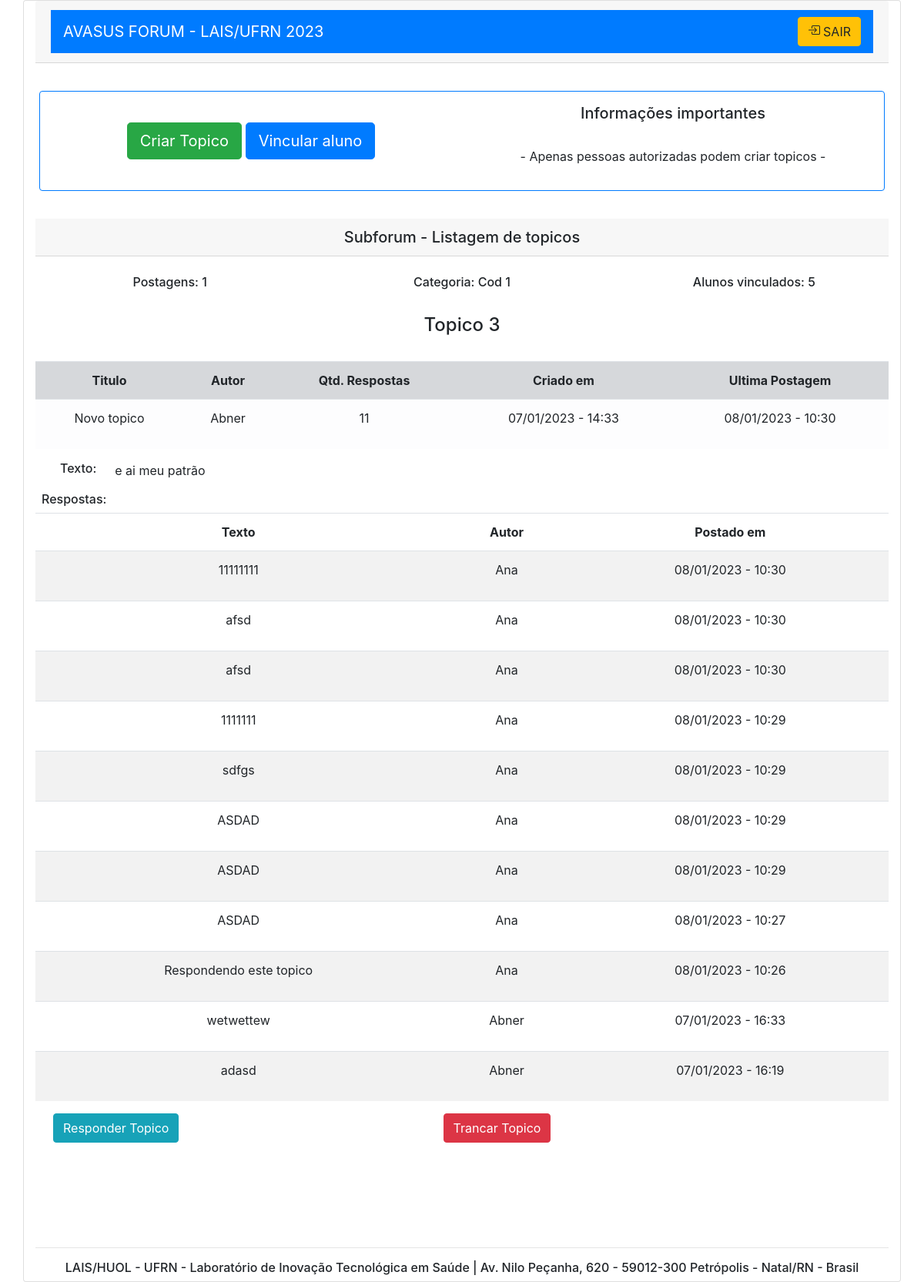
The app's page /4 (signed in) with its own data.
### forum/models.py (models this page shows, shortened)
class Categoria(models.Model):
    id = models.IntegerField(primary_key=True)
    nome = models.CharField(max_length=45, default=" ")

class Topico(models.Model):
    cod_topico = models.AutoField(primary_key=True)
    cod_subforum = models.ForeignKey(Subforum, on_delete=models.CASCADE)
    autor = models.ForeignKey(CustomUser, on_delete=models.CASCADE)
    nome_autor = models.CharField(max_length=50, default=' ')
    titulo = models.CharField(max_length=120, default=' ')
    descricao = models.CharField(max_length=512, default=' ')
    data_criacao = models.DateTimeField(default=timezone.now)
    ESTADO = (
        ("ATV", "Ativado"),
        ("TRC", "Trancado"),
    )
    estado = models.CharField(choices=ESTADO, max_length=4, default='ATV')

class Resposta(models.Model):
    cod_topico = models.ForeignKey(Topico, on_delete=models.CASCADE)
    autor = models.ForeignKey(CustomUser, on_delete=models.CASCADE)
    nome_autor = models.CharField(max_length=50, default=' ')
    nome_social = models.CharField(max_length=50, default=' ')
    texto = models.CharField(max_length=512, default=' ')
    data_criacao = models.DateTimeField(default=timezone.now)

### forum/views.py (the view, shortened to what this page needs)
# urls.py: re_path(r'^(?P<cod_subforum>\d+)', post_subforum, name='subforum' )
def post_subforum(request, cod_subforum):
    if request.user.is_authenticated == True:
        usuarios = CustomUser.objects.values_list('cpf','nome_social')
        topicos = Topico.objects.filter(cod_subforum=cod_subforum).values_list('cod_topico', 'nome_autor', 'titulo', 'descricao', 'data_criacao', 'estado').order_by('-data_criacao')
        cod_categoria = Subforum.objects.filter(cod_subforum=cod_subforum).values_list('cat_subforum')
        categoria = Categoria.objects.filter(id=cod_categoria[0][0]).values_list('nome')
        total_postagens = len(topicos)
        respostas = Resposta.objects.values_list('cod_topico', 'autor', 'nome_autor', 'texto', 'data_criacao').order_by('-data_criacao')
        qtd_respostas = Resposta.objects.values_list('cod_topico').annotate(dcount=Count('cod_topico'))
        ultima_postagem = Resposta.objects.values_list('cod_topico').annotate(dcount=Max('data_criacao'))
        alunos_vinculados = VinculoSubforum.objects.values_list('aluno', 'cod_subforum').annotate(dcount=Count('cod_subforum')).order_by('cod_subforum')
        alunos_vinc_subforum = 0
        if len(alunos_vinculados)>0:
            for i in range(len(alunos_vinculados)):
                if cod_subforum == str(alunos_vinculados[i][1]):
                    alunos_vinc_subforum = alunos_vinc_subforum+1
        context = {
            'cod_subforum': cod_subforum,
            'alunos_vinc_subforum' : alunos_vinc_subforum,
            'topicos' : topicos,
            'categoria': categoria[0][0],
            'total_postagens' : total_postagens,
            'respostas' : respostas,
            'qtd_respostas' : qtd_respostas,
            'ultima_postagem' : ultima_postagem,
            'usuarios' : usuarios
            }
        return render(request, "subforum.html", context)

### forum/templates/subforum.html (shortened to what this page needs)
<!DOCTYPE html>
<html lang="pt-br">
  <head>
    <link
    href="//maxcdn.bootstrapcdn.com/bootstrap/4.0.0/css/bootstrap.min.css"
    rel="stylesheet"
    id="bootstrap-css"
  />
  <link rel="stylesheet" href="https://cdn.jsdelivr.net/npm/bootstrap-icons@1.8.1/font/bootstrap-icons.css">
  </head>
  <body>
      <div class="text-center text-lg-start ">
        <form action="" method="POST">
          <div class="card container ">
            <div class="card-header">
              <nav class="navbar navbar-dark bg-primary">
                <a class="navbar-brand" href="#">AVASUS FORUM - LAIS/UFRN 2023 </a>
                <form class="form-inline my-2 my-lg-0">
                  <a href="{% url 'logout' %}" class=" btn btn-warning ">
                    SAIR</a>
                </form>
              </nav>
            </div>
            <div class="card-body ">
                <div class="row border border-primary rounded py-3 my-3">
                    <div class="col-sm  ">
      <br>
      <a href="#myModal" class="btn btn-success btn-lg"  data-toggle="modal">Criar Topico</a>
      <a href="#myModal2" class="btn btn-primary btn-lg"  data-toggle="modal">Vincular aluno</a>
            </form>
            </div>
                      <br>
                    <div class="col-sm">
                      <p class="h5"> Informações importantes </p><br>
                      <p>- Apenas pessoas autorizadas podem criar topicos -</p>
                    </div>
                <div class="card-header h5">
                    Subforum - Listagem de topicos
                  </div>
                  <br>
                  <div class="row">
                    <div class="col">
                        <h6>Postagens: {{total_postagens}} </h6>
                    </div>
                    <div class="col">
                        <h6>Categoria: {{categoria}}</h6>
                    </div>
                    <div class="col">
                        <h6>Alunos vinculados: {{alunos_vinc_subforum}} </h6>
                    </div>
                  </div>
                  {% for cod_topico, autor, titulo, descricao, data_criacao, estado  in topicos %}
                  <br>
                  <h4>Topico {{cod_topico}}
                  </h4>
                  <br>
                  <table class="table   table-hover">
                    <thead class="table-light" >
                      <tr>
                        <td class="table-secondary" ><b>Titulo </b></td>
                        <td class="table-secondary" ><b>Autor</b></td>
                        <td class="table-secondary" ><b>Qtd. Respostas</b></td>
                        <td class="table-secondary" ><b>Criado em</b></td>
                        <td class="table-secondary" ><b>Ultima Postagem</b></td>
                      </tr>
                    </thead>
                    <tbody>
                      <tr>
                      <td  class="table-light" >  {{titulo}} </td>
                      <td  class="table-light" >
                          <p> {{autor}}</p>
                      </td>
                      <td  class="table-light" >
                           {% for cod_tp, qtd_respostas in qtd_respostas %}
                              {% if cod_tp == cod_topico %}
                                <p> {{qtd_respostas}} </p>
                              {% endif %}
                           {% endfor %}
                    </td>
                      <td  class="table-light">
                          <p>{{data_criacao | date:"d/m/Y - H:i" }}</p>
                      </td>
                      <td  class="table-light">
                        {% for a, b in ultima_postagem %}
                          {% if a ==  cod_topico %}
                              <p> {{b | date:"d/m/Y - H:i"}}</p>
                          {% endif %}
                      {%endfor%}
                      </td>
                      </tr>
                    </tbody>
                  </table>
                  <div class="row mx-2">
                    <h6 class="mx-4"> Texto:  </h6>
                    <p> {{descricao}}</p>
                  </div>
              <div class="row mx-2">
                <h6>Respostas: </h6>
              </div>
              <table class="table table-striped table-hover">
                <thead>
                  <tr>
                    <td><b>Texto </b></td>
                    <td><b>Autor</b></td>
                    <td><b>Postado em</b></td>
                  </tr>
                </thead>
                <tbody>
              {% for a, b , nome_autor_resp, texto_resp ,postado_em_resp in respostas %}
                {% if a ==  cod_topico %}
                     <tr>
                      <td >  {{texto_resp}} </td>
                      <td >
                          <p> {{nome_autor_resp}}</p>
                      </td>
                      <td  >
                        <p> {{postado_em_resp | date:"d/m/Y - H:i"}}</p>
                      </td>
                    </tr>
                {% endif %}
              {%endfor%}
            </tbody>
            </table>
            <div class="row mx-2">
                <div class="col-1">
                  {% if estado == 'Ativado'%}
                  <a href="#myModal{{cod_topico}}" class="btn btn-info"  data-toggle="modal">Responder Topico</a>
                  {%endif%}
                </div>
                <div class="col">
                  {% if estado == 'Ativado'%}
                  <a href="#Trancar{{cod_topico}}" class="btn btn-danger"  data-toggle="modal">Trancar Topico</a>
                  {% endif %}
              </div>
            </div>
            <br>
            <br>
            <br>
            <br>
            {% endfor %}
            <footer>
              <br>
              <hr>
              <p class="h6">LAIS/HUOL - UFRN - Laboratório de Inovação Tecnológica em Saúde | Av. Nilo Peçanha, 620 - 59012-300 Petrópolis - Natal/RN - Brasil </p>
              </footer>
  </body>
</html>

### records on screen
Categoria: nome "Cod 1"
Topico: topicos "Novo topico", topicos "Abner", data_criacao "07/01/2023 - 14:33", topicos "e ai meu patrão"
Resposta: texto "sdfgs", nome_autor "Ana", postado_em_resp "08/01/2023 - 10:29"
Resposta: texto "Respondendo este topico", nome_autor "Ana", postado_em_resp "08/01/2023 - 10:26"
Resposta: texto "wetwettew", nome_autor "Abner", postado_em_resp "07/01/2023 - 16:33"
Resposta: texto "adasd", nome_autor "Abner", postado_em_resp "07/01/2023 - 16:19"

### other values on screen
{{ total_postagens }} "1"
{{ alunos_vinc_subforum }} "5"
{{ cod_topico }} "3"
{{ qtd_respostas }} "11"
{{ b | date:"d/m/Y - H:i" }} "08/01/2023 - 10:30"
{{ texto_resp }} "11111111" "afsd" "afsd" "1111111" "ASDAD" "ASDAD" "ASDAD"
{{ nome_autor_resp }} "Ana" "Ana" "Ana" "Ana" "Ana" "Ana" "Ana"
{{ postado_em_resp | date:"d/m/Y - H:i" }} "08/01/2023 - 10:30" "08/01/2023 - 10:30" "08/01/2023 - 10:30" "08/01/2023 - 10:29" "08/01/2023 - 10:29" "08/01/2023 - 10:29" "08/01/2023 - 10:27"
